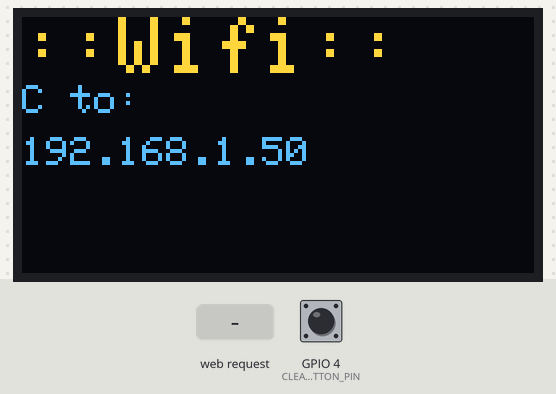
The sketch below on a simulated ESP32. On the bench: 128×64 one-colour display. The test bench sets the inputs (shaded band); at power-on: GPIO 4 (CLEAR_EEPROM_BUTTON_PIN) HIGH. The OLED is the two-colour kind (top 16 rows yellow); WiFi joins after 1.5 s; servers stay silent unless stated; EEPROM starts erased; what the sketch prints to the serial monitor is not drawn.

Above: at 13.4 s.
13.5 s: GPIO 4 (CLEAR_EEPROM_BUTTON_PIN) pulled LOW for 3.2 s
At 13.53 s:
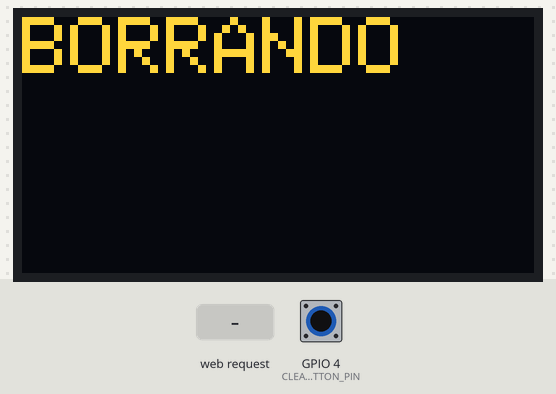
At 15.6 s:
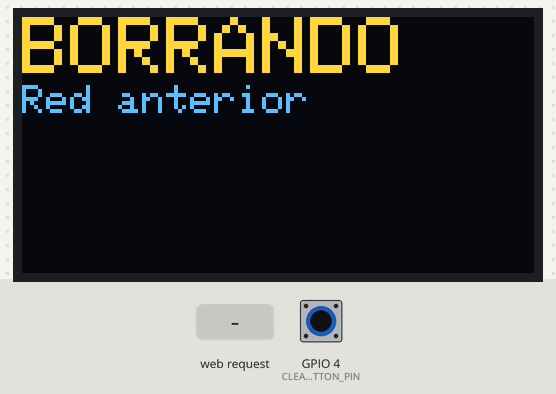
18.2 s: HTTP request GET /keys received
19.7 s: HTTP request GET /live received
21.2 s: HTTP request GET /nets received
Timing chart, 0 to 23.7 s (numbered marks = the images above; inputs shaded):
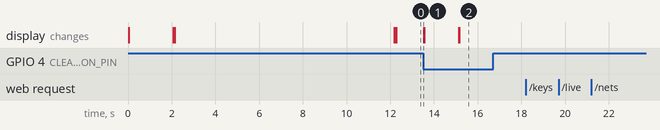

Measured:
- after the input at 13.5 s, the display: changes at once (image 1)
- after the input at 18.2 s, every drawn part: stays the same
- after the input at 19.7 s, every drawn part: stays the same
- after the input at 21.2 s, every drawn part: stays the same

The sketch:

ESP32_IoT.ino
```cpp
#include <WiFi.h>
#include <EEPROM.h>
#include <ESPmDNS.h>

#include <Wire.h>
#include <Adafruit_GFX.h>
#include <Adafruit_SSD1306.h>

#define SCREEN_WIDTH 128
#define SCREEN_HEIGHT 64
#define SSD1306_I2C_ADDRESS 0x3C
#define OLED_RESET -1

#define EEPROM_ADDRESS 0
#define EEPROM_SIZE 1024
#define MAX_CONNECTION_ATTEMPTS 3
#define RETRY_DELAY 10000  // 5 seconds delay between connection attempts
#define CLEAR_EEPROM_BUTTON_PIN 4


const char *ssid = "TypeTurbo";
const char *password = NULL;
Adafruit_SSD1306 display(SCREEN_WIDTH, SCREEN_HEIGHT, &Wire, -1);
WiFiServer server(80);
IPAddress ip;

void setup() {
  Serial.begin(115200);
  EEPROM.begin(EEPROM_SIZE);
  delay(10);

  display.begin(SSD1306_SWITCHCAPVCC, 0x3C);
  display.clearDisplay();

  delay(2000);  // Pausa de 2 segundos
  // Borrar la pantalla
  display.clearDisplay();
  display.setTextColor(SSD1306_WHITE);
  display.clearDisplay();

  String storedSSID, storedPass;
  restoreCredentials(storedSSID, storedPass);

  if (storedSSID.length() > 0 && storedPass.length() > 0) {
      // Stored credentials exist, try to connect to the WiFi network
      Serial.println("Stored credentials exist");
      display.clearDisplay();//***//
      title("::Wifi::");
      secondline("Linking...");
      int statusInt = connectToWiFi(storedSSID, storedPass);
      if (statusInt == 1) {
        if (!MDNS.begin("turbo")) {
            Serial.println("Error setting up MDNS responder!");
            while(1){delay(1000);}
        }
        Serial.println("mDNS responder started");
        MDNS.addService("http", "tcp", 80);
        Serial.println(ip);
        display.clearDisplay();//***//
        title("::Wifi::");
        secondline("C to: " +storedSSID);
        thirdline(ip.toString());
      }else{
        display.clearDisplay();//***//
        title("ERROR");
        secondline("No pude conectarme");
        thirdline("Reiniciame");
      }
  } else {
      // No stored credentials, create an AP to receive new credentials
      Serial.println("No credentials found");
      display.clearDisplay();//***//
      title("TypeTurbo");
      secondline("Own WiFi");
      createAP();
  }

    pinMode(CLEAR_EEPROM_BUTTON_PIN, INPUT_PULLUP);
}

int connectToWiFi(const String& ssid, const String& pass) {
  int attempts = 0;
  Serial.println("connectToWiFi");
  while (attempts < MAX_CONNECTION_ATTEMPTS) {
    display.clearDisplay();//***//
    title("Conectando:");
    String texto = (String) (attempts+1);
    secondline("Attempt:" + texto);
    int status = WiFi.begin(ssid.c_str(), pass.c_str());
    if (status == WL_CONNECTED) {
      Serial.println("Connected to WiFi");
      ip = WiFi.localIP();
      server.begin();
      Serial.println(ip);
      return 1;
    } else {
      Serial.print("Connection attempt ");
      Serial.print(attempts + 1);
      Serial.println(" failed");
      delay(RETRY_DELAY);
      attempts++;
    }
  }
  if(attempts>=MAX_CONNECTION_ATTEMPTS){
    Serial.print("Unable to connect with given credentials ");
    //Start own Wifi
    createAP();
    Serial.print("Own AP started");
    display.clearDisplay();//***//
    title("TypeTurbo");
    secondline("Own WiFi");
    return 0;
  }
  return 0;// Default return if the loop exits for some reason without hitting MAX_CONNECTION_ATTEMPTS
}

void createAP() {
  // Your code to create an AP and handle new credentials...
  WiFi.softAP(ssid, password);
  Serial.println("Selfserving in: ");
  Serial.println(WiFi.softAPIP());
  server.begin();
  Serial.println("Self AP is live.");
  display.clearDisplay();//***//
  title("TypeTurbo");
  secondline(".....Own WiFi.....");
}

void saveCredentials(const String& ssid, const String& pass) {
  for (int i = 0; i < ssid.length(); ++i) {
    EEPROM.write(EEPROM_ADDRESS + i, ssid[i]);
  }
  EEPROM.write(EEPROM_ADDRESS + ssid.length(), '\0');
  int passOffset = EEPROM_ADDRESS + ssid.length() + 1;
  for (int i = 0; i < pass.length(); ++i) {
    EEPROM.write(passOffset + i, pass[i]);
  }
  EEPROM.write(passOffset + pass.length(), '\0');
  EEPROM.commit();
  Serial.println("Credentials saved");
}

void restoreCredentials(String& ssid, String& pass) {
  //SSID
  int i = 0;
  char currentChar = EEPROM.read(EEPROM_ADDRESS + i);
  while (currentChar != '\0' && i < 32) {
    ssid += currentChar;
    currentChar = EEPROM.read(EEPROM_ADDRESS + (++i));
  }
  //Passwd
  int passOffset = EEPROM_ADDRESS + i + 1;
  i = 0;
  currentChar = EEPROM.read(passOffset + i);
  while (currentChar != '\0' && i < 64) {
    pass += currentChar;
    currentChar = EEPROM.read(passOffset + (++i));
  }
  Serial.println("Restored SSID: " + ssid);
  //Serial.println("Restored" + pass);
}

void errorCode(const String& error, WiFiClient& client) {
  Serial.println("Error: " + error);
  client.println("HTTP/1.1 404 Not Found");
  client.println("Content-Type: text/html");
  client.println("");
  client.println("Error: " + error);
  client.stop();
}

void handleLiveRequest(WiFiClient& client) {
  Serial.println("Just passing list...");
  client.println("HTTP/1.1 200 OK");
  client.println("Content-Type: text/html");
  client.println("");
  client.println("TypeTurboIsAlive");
  client.stop();
}

void retrieveSavedCredentials(WiFiClient& client) {
  Serial.println("Retrieving credentrials...");
  String storedSSID, storedPass;
  restoreCredentials(storedSSID, storedPass);
  Serial.println(storedSSID);
  // Check if storedSSID is empty
  if (storedSSID.isEmpty()) {
    // If empty, respond with an error status code
    errorCode("Stored SSID not found", client);
  } else {
    // If not empty, respond with the stored SSID
    client.println("HTTP/1.1 200 OK");
    client.println("Content-Type: text/html");
    client.println("");
    client.println("Stored SSID: " + storedSSID);
  }
  client.stop();
}

void handleKeysRequest(String requestLine, WiFiClient& client) {
  //Serial.println("Received:");
  //Serial.println(requestLine);
  int start = requestLine.indexOf("?") + 1;  // Index "?"
  int end = requestLine.indexOf(" HTTP");    // Index "HTTP"

  if (start != -1 && end != -1) {
    //Useful substring
    String params = requestLine.substring(start, end);
    //Serial.println(params);
    //Index & used to split
    int separatorIndex = params.indexOf("&");
    if (separatorIndex != -1) {
      String ssidParam = params.substring(0, separatorIndex);
      String passParam = params.substring(separatorIndex + 1);
      //Validate again
      if (ssidParam.startsWith("ssid=") && passParam.startsWith("pass=")) {

        String ssid = urldecode(ssidParam.substring(5));// Removes "ssid="
        String pass = urldecode(passParam.substring(5));// Removes "pass="
        Serial.println("SSID: " + ssid);
        Serial.println("Password: " + pass);
        Serial.println("Saving...");
        display.clearDisplay(); //***//
        title("Saving");
        secondline(ssid);
        saveCredentials(ssid, pass);
        client.println("HTTP/1.1 200 OK");
        client.println("Content-Type: text/html");
        client.println("");
        client.println("Saved");
        client.stop();
        display.clearDisplay(); //***//
        title("TypeTurbo");
        secondline("Reboot");
        delay(10000);  /*ESP32 Reset after 10 sec*/
        ESP.restart();  /*ESP restart function*/
      } else {
        Serial.println("Error: Missing (ssid/pass)");
        errorCode("Missing (ssid/pass)", client);
      }
    } else {
        errorCode("Missing '&'", client);
        Serial.println("Error: Missing '&'");
    }
  } else {
    errorCode("Bad URL", client);
    Serial.println("Error: Bad URL");
  }
  client.stop();
}

void clearEEPROM() {
  display.clearDisplay(); //***//
  title("BORRANDO");
  secondline("Red anterior");
  for (int i = 0; i < 512; i++) {
   EEPROM.write(i, 0);
   }
  EEPROM.commit();
  delay(500);
  Serial.println("EEPROM cleared");
}

String urldecode(const String &input) {
  String decoded = "";
  char a, b;
  for (size_t i = 0; i < input.length(); i++) {
    if (input[i] == '%') {
      a = input[i + 1];
      b = input[i + 2];
      i += 2;
      decoded += char((hexCharToInt(a) << 4) | hexCharToInt(b));
    } else {
      decoded += input[i];
    }
  }
  return decoded;
}

int hexCharToInt(char c) {
  if ('0' <= c && c <= '9') {
    return c - '0';
  } else if ('a' <= c && c <= 'f') {
    return c - 'a' + 10;
  } else if ('A' <= c && c <= 'F') {
    return c - 'A' + 10;
  }
  return 0;
}

void title(String text) {
  //Serial.print("title");
  display.setTextSize(2);
  display.setCursor(0,0);
  display.println(text);
  display.display();
}
void secondline(String text2) {
  //Serial.print("secondline");
  display.setTextSize(1);
  display.setCursor(0,17);
  display.println(text2);
  display.display();
}
void thirdline(String text3) {
  //Serial.print("secondline");
  display.setTextSize(1);
  display.setCursor(0,30);
  display.println(text3);
  display.display();
}
void loop() {
  if (digitalRead(CLEAR_EEPROM_BUTTON_PIN) == LOW) {
    // Button is pressed, clear EEPROM
    clearEEPROM();
    delay(1000);  // Debounce delay
  }

  // Check if a client has connected
  WiFiClient client = server.available();
  if (!client) {
    return;
  }

  // Wait for the client to send a request
  while (!client.available()) {
    delay(1);
  }

  String requestLine = client.readStringUntil('\r');
  //Serial.println("Received:");
  Serial.println(requestLine);
  if (requestLine.indexOf("/keys") != -1) {
    handleKeysRequest(requestLine,client);
  } else if (requestLine.indexOf("/live") != -1) {
    handleLiveRequest(client);
  } else if (requestLine.indexOf("/nets") != -1){
    retrieveSavedCredentials(client);
  } else if (requestLine.indexOf("/clear") != -1){
    clearEEPROM();
    delay(2000);  /*ESP32 Reset after 2 sec*/
    Serial.println("Restart");
    ESP.restart();  /*ESP restart function*/
  }
}

//keys; live; nets; clear;
```
